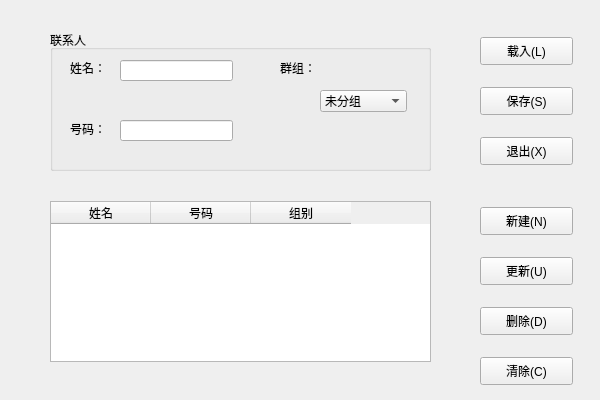
<?xml version="1.0" encoding="UTF-8"?>
<ui version="4.0">
 <class>MainWindowClass</class>
 <widget class="QWidget" name="MainWindowClass">
  <property name="geometry">
   <rect>
    <x>0</x>
    <y>0</y>
    <width>600</width>
    <height>400</height>
   </rect>
  </property>
  <property name="windowTitle">
   <string>MainWindow</string>
  </property>
  <widget class="QPushButton" name="pushButton_input">
   <property name="geometry">
    <rect>
     <x>480</x>
     <y>37</y>
     <width>93</width>
     <height>28</height>
    </rect>
   </property>
   <property name="text">
    <string>载入(L)</string>
   </property>
  </widget>
  <widget class="QPushButton" name="pushButton_save">
   <property name="geometry">
    <rect>
     <x>480</x>
     <y>87</y>
     <width>93</width>
     <height>28</height>
    </rect>
   </property>
   <property name="text">
    <string>保存(S)</string>
   </property>
  </widget>
  <widget class="QPushButton" name="pushButton_exit">
   <property name="geometry">
    <rect>
     <x>480</x>
     <y>137</y>
     <width>93</width>
     <height>28</height>
    </rect>
   </property>
   <property name="text">
    <string>退出(X)</string>
   </property>
  </widget>
  <widget class="QPushButton" name="pushButton_new">
   <property name="geometry">
    <rect>
     <x>480</x>
     <y>207</y>
     <width>93</width>
     <height>28</height>
    </rect>
   </property>
   <property name="text">
    <string>新建(N)</string>
   </property>
  </widget>
  <widget class="QPushButton" name="pushButton_update">
   <property name="geometry">
    <rect>
     <x>480</x>
     <y>257</y>
     <width>93</width>
     <height>28</height>
    </rect>
   </property>
   <property name="text">
    <string>更新(U)</string>
   </property>
  </widget>
  <widget class="QPushButton" name="pushButton_delete">
   <property name="geometry">
    <rect>
     <x>480</x>
     <y>307</y>
     <width>93</width>
     <height>28</height>
    </rect>
   </property>
   <property name="text">
    <string>删除(D)</string>
   </property>
  </widget>
  <widget class="QGroupBox" name="groupBox">
   <property name="geometry">
    <rect>
     <x>50</x>
     <y>30</y>
     <width>381</width>
     <height>141</height>
    </rect>
   </property>
   <property name="title">
    <string>联系人</string>
   </property>
   <widget class="QLabel" name="label_name">
    <property name="geometry">
     <rect>
      <x>20</x>
      <y>30</y>
      <width>72</width>
      <height>15</height>
     </rect>
    </property>
    <property name="text">
     <string>姓名：</string>
    </property>
   </widget>
   <widget class="QLabel" name="label_number">
    <property name="geometry">
     <rect>
      <x>20</x>
      <y>90</y>
      <width>72</width>
      <height>15</height>
     </rect>
    </property>
    <property name="text">
     <string>&lt;html&gt;&lt;head/&gt;&lt;body&gt;&lt;p&gt;号码：&lt;/p&gt;&lt;/body&gt;&lt;/html&gt;</string>
    </property>
   </widget>
   <widget class="QLabel" name="label_group">
    <property name="geometry">
     <rect>
      <x>230</x>
      <y>30</y>
      <width>72</width>
      <height>15</height>
     </rect>
    </property>
    <property name="text">
     <string>群组：</string>
    </property>
   </widget>
   <widget class="QLineEdit" name="lineEdit_name">
    <property name="geometry">
     <rect>
      <x>70</x>
      <y>30</y>
      <width>113</width>
      <height>21</height>
     </rect>
    </property>
   </widget>
   <widget class="QLineEdit" name="lineEdit_number">
    <property name="geometry">
     <rect>
      <x>70</x>
      <y>90</y>
      <width>113</width>
      <height>21</height>
     </rect>
    </property>
   </widget>
   <widget class="QComboBox" name="comboBox">
    <property name="geometry">
     <rect>
      <x>270</x>
      <y>60</y>
      <width>87</width>
      <height>22</height>
     </rect>
    </property>
    <item>
     <property name="text">
      <string>未分组</string>
     </property>
    </item>
    <item>
     <property name="text">
      <string>同事</string>
     </property>
    </item>
    <item>
     <property name="text">
      <string>朋友</string>
     </property>
    </item>
    <item>
     <property name="text">
      <string>家人</string>
     </property>
    </item>
    <item>
     <property name="text">
      <string>同学</string>
     </property>
    </item>
   </widget>
  </widget>
  <widget class="QTableWidget" name="tableWidget">
   <property name="geometry">
    <rect>
     <x>50</x>
     <y>201</y>
     <width>381</width>
     <height>161</height>
    </rect>
   </property>
   <column>
    <property name="text">
     <string>姓名</string>
    </property>
   </column>
   <column>
    <property name="text">
     <string>号码</string>
    </property>
   </column>
   <column>
    <property name="text">
     <string>组别</string>
    </property>
   </column>
  </widget>
  <widget class="QPushButton" name="pushButton_clear">
   <property name="geometry">
    <rect>
     <x>480</x>
     <y>357</y>
     <width>93</width>
     <height>28</height>
    </rect>
   </property>
   <property name="text">
    <string>清除(C)</string>
   </property>
  </widget>
 </widget>
 <layoutdefault spacing="6" margin="11"/>
 <resources>
  <include location="MainWindow.qrc"/>
 </resources>
 <connections/>
</ui>
